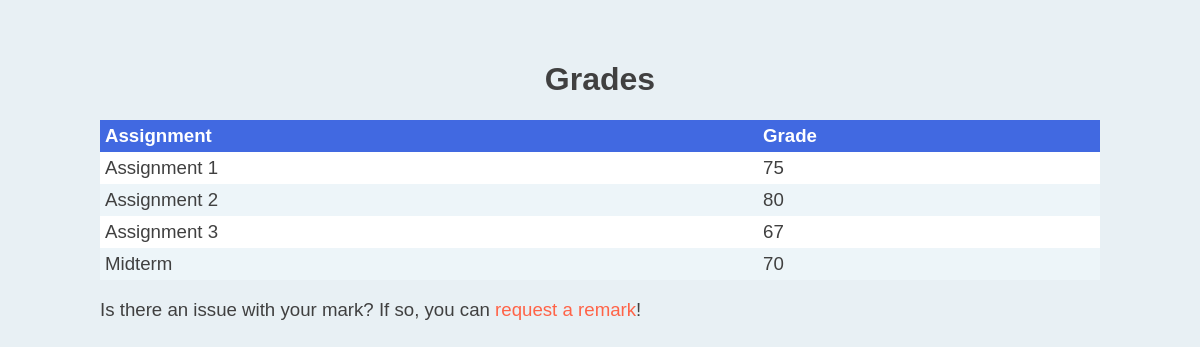
Screenshot of /grades (signed in) with the database file from the repository.
### tables this page shows
CREATE TABLE "Grades" (
	"id"	INTEGER PRIMARY KEY AUTOINCREMENT,
	"username"	TEXT,
	"assignment"	TEXT,
	"grade"	INTEGER
);

### app.py (the view)
@app.route('/grades', methods=['GET', 'POST'])
def grades_page():
    if 'username' in session:
        db = get_db()
        db.row_factory = make_dicts
        if session['type'] == 'instructor':
            if request.method == 'POST':
                button = request.form['button']
                if button == 'Add':
                    username = request.form['name']
                    assignment = request.form['assignment']
                    grade = request.form['grade']
                    if grade == '':
                        grade = 0
                    check = query_db("select * from Grades where username == '{}'\
                        and assignment == '{}'".format(username, assignment), one=True)
                    if check:
                        query_db("update Grades set grade = '{}' where username == '{}'\
                            and assignment == '{}'".format(grade, username, assignment))
                        flash('Grade Already Exist so it has been changed')
                    else:
                        query_db("insert into Grades(username, assignment, grade)\
                            values ('{}','{}','{}') ".format(username, assignment, grade))
                        flash('Added Successfully!')
                    db.commit()
                elif button == 'Update':
                    old_grades = query_db("select * from Grades")
                    for grade in old_grades:
                        new_grade = request.form[str(grade['id'])]
                        if new_grade == '':
                            new_grade = 0
                        if new_grade != grade['grade']:
                            query_db("update Grades set grade = '{}' where id == '{}'".format(new_grade, grade['id']))
                            db.commit()
                    flash('Updated Successfully!')
                elif button == 'Search':
                    name = request.form['searchName']
                    username = query_db('''select username from Student where lower(name) == '{}' '''.format(name.lower()), one=True)
                    grades = []
                    students = []
                    if name.strip() == '':
                        db.close()
                        return redirect('grades')
                    elif not username:
                        db.close()
                        flash("Student with the name {} does not exist".format(name))
                        return redirect('grades')
                    else:
                        for grade in query_db('''select * from Grades G, Student S where\
                            G.username == S.username and G.username == '{}' '''.format(username['username'])):
                            grades.append(grade)
                        for student in query_db('select * from Student'):
                            students.append(student)
                        db.close()
                        if not grades:
                            flash("No Grades have been entered for {}".format(name))
                            return redirect('grades')
                        return render_template('instructor_grades.html', grade=grades, student=students)
                db.close()
                return redirect('grades')
            else:
                grades = []
                students = []
                for grade in query_db('select * from Grades G, Student S where G.username == S.username'):
                    grades.append(grade)
                for student in query_db('select * from Student'):
                    students.append(student)
                db.close()
                return render_template('instructor_grades.html', grade=grades, student=students)
        else:
            grades = []
            for grade in query_db('''select * from  Grades G, Student S where G.username == S.username
                and G.username == '{}' '''.format(session['username'])):
                grades.append(grade)
            if grades == []:
                flash('No grades available yet...')
            db.close()
            return render_template('student_grades.html', grade=grades)
    else:
        return redirect('/login')

### app.py (called while the page is built)
def get_db():
    db=getattr(g,'_database', None)
    if db is None:
        db=g._database=sqlite3.connect(DATABASE)
    return db

def query_db(query, args=(), one=False):
    cur = get_db().execute(query, args)
    rv = cur.fetchall()
    cur.close()
    return (rv[0] if rv else None) if one else rv

def make_dicts(cursor, row):
    return dict((cursor.description[idx][0], value)
                for idx, value in enumerate(row))

@app.teardown_appcontext
def close_connection(exception):
    db = getattr(g, '_database', None)
    if db is not None:
        db.close()

### templates/student_grades.html (shortened to what this page needs)
<!DOCTYPE html>
<html>
<head>
    <link rel="stylesheet" href="static/css/student_grades.css"/>
</head>
<body>
<div class="content">
    <h1>Grades</h1>
    <div class="table mobileTable">
        <div class="heading">
            <div class="cell">Assignment</div>
            <div class="cell">Grade</div>
        </div>
        {% for item in grade %}
        <div class="row">
            <div class="cell">{{ item['assignment'] }}</div>
            <div class="cell">{{ item['grade'] }}</div>
        </div>
        {% endfor %}
    </div>
    <p class="description">
        Is there an issue with your mark? If so, you can <a href="remark">request a remark</a>!
    </p>
</div>
</body>
</html>

### static/css/main.css (style rules this page uses)
html { font-family: Arial, Helvetica, sans-serif; background-color: #E8F0F4; color: #404040; height: 100%; }
body { margin: 0em; display: flex; flex-direction: column; align-items: center; min-height: 100%; }
.content { margin: 15px; max-width: 1200px; }
@media (min-width: 0px) { .table { display: none; } }
@media (min-width: 0px) { .mobileTable { display: table; } }
@media (min-width: 1000px) { .mobileTable { display: none; } }
@media (min-width: 1000px) { .table { display: table; min-width: 1000px; } }
h1 { display: flex; justify-content: center; font-weight: bold; font-size: 24pt; }
.description { font-size: 14pt; }
a { transition: text-decoration 0.3s ease-in-out 0s, color 0.3s ease-in-out 0s; text-decoration: none; color: tomato; }

### static/css/table.css (style rules this page uses)
.table, .mobileTable, .tableStay { font-size: 14pt; width: 100%; }
.heading { display: table-row; font-weight: bold; background: royalblue; color: white; }
.row { display: table-row; background-color: #EDF5F9; }
.row:nth-child(even) { background: white; }
.cell { display: table-cell; padding: 5px; }

### static/css/navigation.css (style rules this page uses)
.content { margin-top: 40px; }

### rows the page displays
Grades: assignment "Assignment 1", grade "75"
Grades: assignment "Assignment 2", grade "80"
Grades: assignment "Assignment 3", grade "67"
Grades: assignment "Midterm", grade "70"
